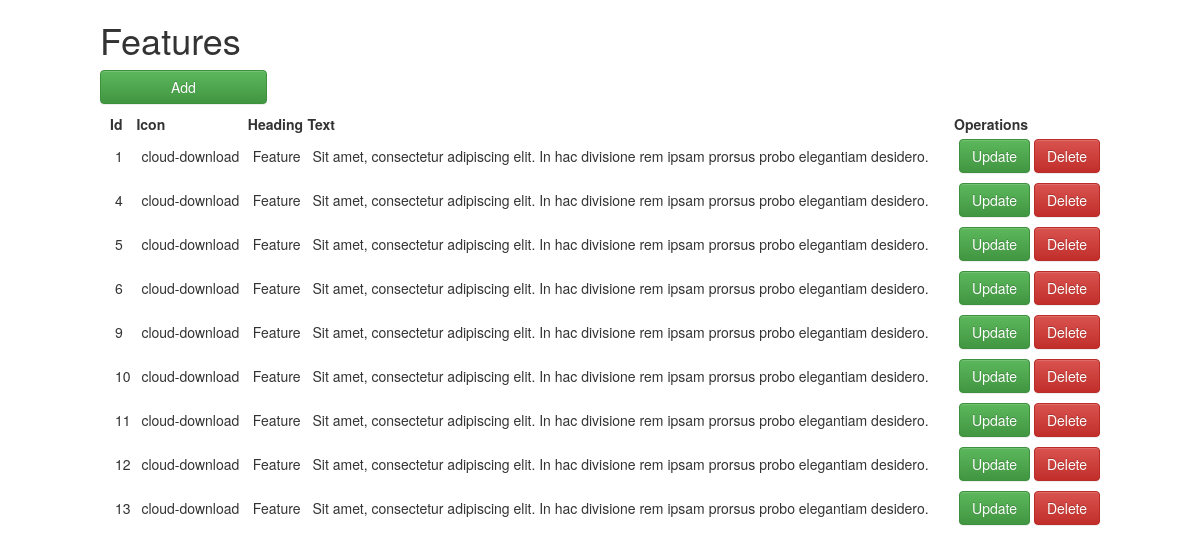
Screenshot of /php/adminfeature.php (signed in) with the database file from the repository.
### tables this page shows
CREATE TABLE `features` (
  `id` int(10) NOT NULL,
  `icon` varchar(30) NOT NULL,
  `heading` varchar(50) NOT NULL,
  `text` text NOT NULL
);

### php/adminfeature.php (the view, shortened to what this page needs)
<?php
if($_SESSION["login"]){
?>
<!DOCTYPE html>
<html>
	<head>
		<link rel="stylesheet" href="../assets/css/bootstrap.css">
		<link rel="stylesheet" href="../assets/css/bootstrap-theme.css">
	</head>
	<body>
        <h1>Features </h1>
        <a class='col-md-2 btn btn-success' href='featureadd.php'>Add</a>
		<table class="col-md-12" >
			<tr>
                <th>Id</th>
				<th>Icon</th>
				<th>Heading</th>
				<th>Text</th>
				<th>Operations</th>
			</tr>
			<?php
				include "db.php";
				if($db_con){
					$query="SELECT * FROM features";
					$sendQuery=mysqli_query($db_con,$query);
					while($row=mysqli_fetch_assoc($sendQuery)){?>
						<tr>
                        <?php
						foreach($row as $key => $value){
							echo "<td>".$value."</td>";
						}
						$id=$row['id']; ?>
                        <td>
							<a class='btn btn-success' href='featureupdate.php?id=<?= $id ?>'>Update</a>
							<a class='btn btn-danger' href='featuredelete.php?id=<?= $id ?>'>Delete</a>
						</td>
                        </tr>
					<?php }
				}else{
					echo "Qosulmadi!";
				}
			?>
		</table>
	</body>
</html>
<?php
}else{
	header("Location:admin.php");
}
	?>

### php/adminfeature.php (style rules this page uses)
body { width:1000px;margin:0 auto; }
table { margin:10px; }
table td { padding:5px; }

### rows the page displays
features: id "1", icon "cloud-download", heading "Feature", text "Sit amet, consectetur adipiscing elit. In hac divisione rem ipsam prorsus probo elegantiam desidero."
features: id "4", icon "cloud-download", heading "Feature", text "Sit amet, consectetur adipiscing elit. In hac divisione rem ipsam prorsus probo elegantiam desidero."
features: id "5", icon "cloud-download", heading "Feature", text "Sit amet, consectetur adipiscing elit. In hac divisione rem ipsam prorsus probo elegantiam desidero."
features: id "6", icon "cloud-download", heading "Feature", text "Sit amet, consectetur adipiscing elit. In hac divisione rem ipsam prorsus probo elegantiam desidero."
features: id "9", icon "cloud-download", heading "Feature", text "Sit amet, consectetur adipiscing elit. In hac divisione rem ipsam prorsus probo elegantiam desidero."
features: id "10", icon "cloud-download", heading "Feature", text "Sit amet, consectetur adipiscing elit. In hac divisione rem ipsam prorsus probo elegantiam desidero."
features: id "11", icon "cloud-download", heading "Feature", text "Sit amet, consectetur adipiscing elit. In hac divisione rem ipsam prorsus probo elegantiam desidero."
features: id "12", icon "cloud-download", heading "Feature", text "Sit amet, consectetur adipiscing elit. In hac divisione rem ipsam prorsus probo elegantiam desidero."
features: id "13", icon "cloud-download", heading "Feature", text "Sit amet, consectetur adipiscing elit. In hac divisione rem ipsam prorsus probo elegantiam desidero."
